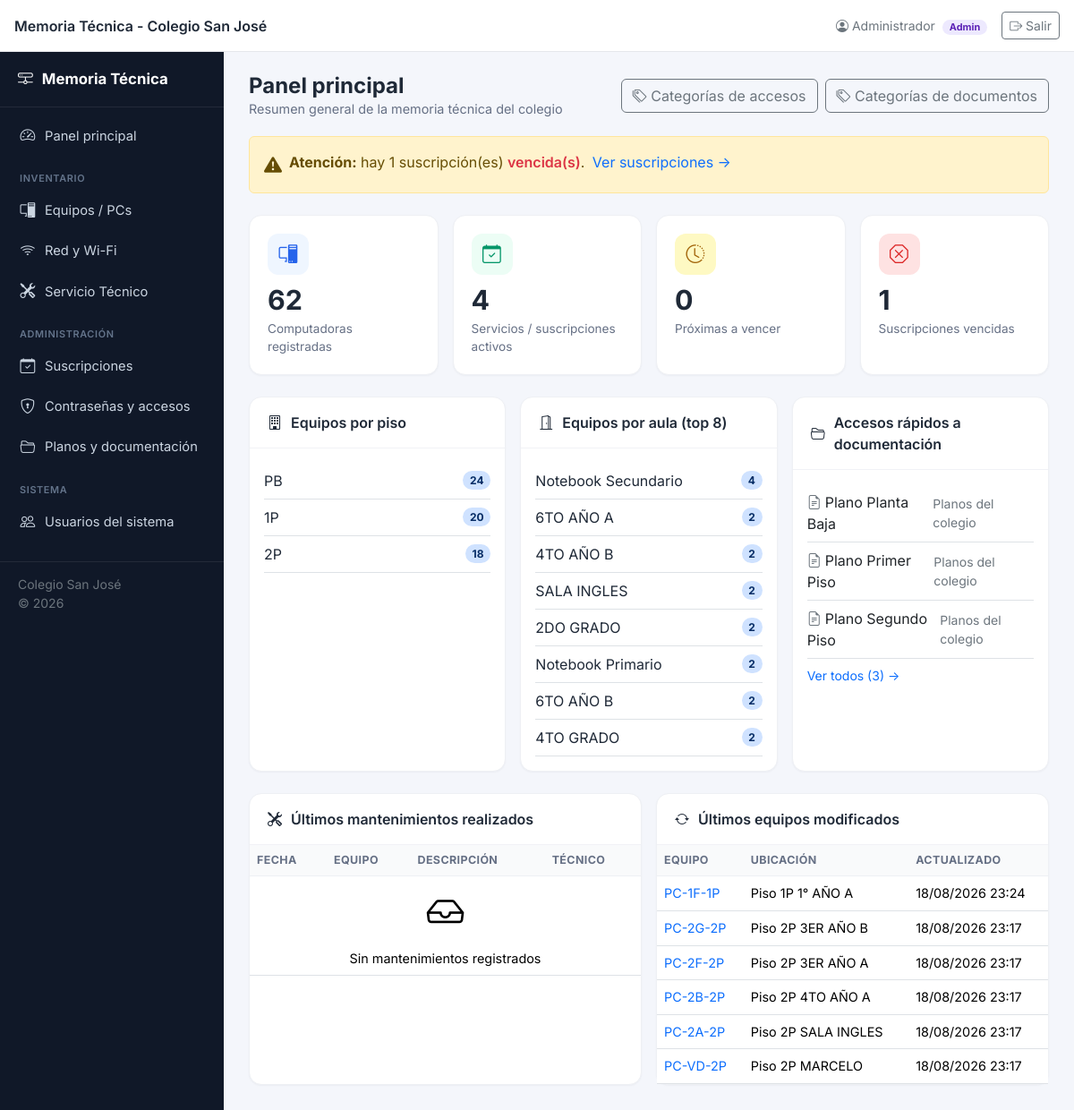
Page / (signed in) on the committed database.
### tables this page shows
CREATE TABLE documentos (
  id INT AUTO_INCREMENT PRIMARY KEY,
  categoria_id INT NULL,
  nombre VARCHAR(200) NOT NULL,
  descripcion TEXT NULL,
  archivo_path VARCHAR(255) NOT NULL,
  archivo_original VARCHAR(255) NOT NULL,
  tipo_archivo VARCHAR(50) NULL,
  tamano_bytes BIGINT NULL,
  fecha_subida DATETIME NOT NULL DEFAULT CURRENT_TIMESTAMP,
  subido_por INT NULL,
  FOREIGN KEY (categoria_id) REFERENCES categorias_documentos(id) ON DELETE SET NULL,
  FOREIGN KEY (subido_por) REFERENCES usuarios_sistema(id) ON DELETE SET NULL
);

CREATE TABLE categorias_documentos (
  id INT AUTO_INCREMENT PRIMARY KEY,
  nombre VARCHAR(100) NOT NULL UNIQUE
);

CREATE TABLE equipos (
  id INT AUTO_INCREMENT PRIMARY KEY,
  nombre_pc VARCHAR(100) NOT NULL,
  mac VARCHAR(50) NULL,
  ip VARCHAR(50) NULL,
  subred VARCHAR(50) NULL,
  tipo_conexion ENUM('cableada','wifi') NOT NULL DEFAULT 'cableada',
  aula VARCHAR(100) NULL,
  sala VARCHAR(100) NULL,
  piso VARCHAR(50) NULL,
  curso VARCHAR(100) NULL,
  sistema_operativo VARCHAR(100) NULL,
  usuario_asignado VARCHAR(150) NULL,
  anydesk_id VARCHAR(50) NULL,
  anydesk_password_cifrada TEXT NULL,
  anydesk_iv VARCHAR(64) NULL,
  claves_info TEXT NULL,
  observaciones TEXT NULL,
  estado ENUM('activo','en_reparacion','de_baja') NOT NULL DEFAULT 'activo',
  created_at DATETIME NOT NULL DEFAULT CURRENT_TIMESTAMP,
  updated_at DATETIME NOT NULL DEFAULT CURRENT_TIMESTAMP ON UPDATE CURRENT_TIMESTAMP
);

### includes/auth.php (called while the page is built, shortened)
<?php
function currentUser(): ?array
{
    return $_SESSION['usuario'] ?? null;
}
function isAdmin(): bool
{
    $user = currentUser();
    return $user && $user['rol'] === 'admin';
}
function baseUrl(): string
{
    static $base = null;
    if ($base === null) {
        $projectRoot = str_replace('\\', '/', dirname(__DIR__));
        $docRoot = str_replace('\\', '/', rtrim($_SERVER['DOCUMENT_ROOT'] ?? '', '/'));
        $rel = str_replace($docRoot, '', $projectRoot);
        $base = rtrim($rel, '/') . '/';
    }
    return $base;
}

### includes/functions.php (called while the page is built, shortened)
<?php
function h($value): string
{
    return htmlspecialchars((string)($value ?? ''), ENT_QUOTES, 'UTF-8');
}
function diasHasta(string $fecha): int
{
    $hoy = new DateTime('today');
    $venc = new DateTime($fecha);
    return (int)$hoy->diff($venc)->format('%r%a');
}
function estadoSuscripcion(string $fechaVencimiento, int $diasAlerta = 30): array
{
    $dias = diasHasta($fechaVencimiento);
    if ($dias < 0) {
        return ['estado' => 'vencido', 'label' => 'Vencido', 'color' => 'danger', 'icon' => '🔴'];
    }
    return ['estado' => 'vigente', 'label' => 'Vigente', 'color' => 'success', 'icon' => '🟢'];
}
function formatFechaHora(?string $fecha): string
{
    try {
        $d = new DateTime($fecha);
        return $d->format('d/m/Y H:i');
    } catch (Exception $e) {
        return $fecha;
    }
}

### index.php (the view, shortened to what this page needs)
<?php
require_once __DIR__ . '/includes/functions.php';
require_once __DIR__ . '/includes/auth.php';
$db = getDB();
$totalEquipos = (int)$db->query('SELECT COUNT(*) c FROM equipos')->fetch()['c'];
$porPiso = $db->query("SELECT COALESCE(NULLIF(piso,''),'Sin definir') piso, COUNT(*) c FROM equipos GROUP BY piso ORDER BY c DESC")->fetchAll();
$porAula = $db->query("SELECT COALESCE(NULLIF(aula,''),'Sin definir') aula, COUNT(*) c FROM equipos GROUP BY aula ORDER BY c DESC LIMIT 8")->fetchAll();
$suscActivas = (int)$db->query('SELECT COUNT(*) c FROM suscripciones WHERE activo = 1')->fetch()['c'];
$todasSusc = $db->query('SELECT * FROM suscripciones WHERE activo = 1')->fetchAll();
$proximas = [];
$vencidas = [];
foreach ($todasSusc as $s) {
    $est = estadoSuscripcion($s['fecha_vencimiento']);
    if ($est['estado'] === 'vencido') $vencidas[] = $s + ['_estado' => $est];
}
usort($proximas, fn($a, $b) => strcmp($a['fecha_vencimiento'], $b['fecha_vencimiento']));
usort($vencidas, fn($a, $b) => strcmp($a['fecha_vencimiento'], $b['fecha_vencimiento']));
$ultimosMantenimientos = $db->query("
  SELECT m.*, e.nombre_pc FROM mantenimientos m
  JOIN equipos e ON e.id = m.equipo_id
  ORDER BY m.fecha DESC, m.id DESC LIMIT 6
")->fetchAll();
$ultimosEquipos = $db->query("SELECT * FROM equipos ORDER BY updated_at DESC LIMIT 6")->fetchAll();
$documentosRecientes = $db->query("
  SELECT d.*, c.nombre categoria FROM documentos d
  LEFT JOIN categorias_documentos c ON c.id = d.categoria_id
  ORDER BY d.fecha_subida DESC LIMIT 6
")->fetchAll();
$totalDocumentos = (int)$db->query('SELECT COUNT(*) c FROM documentos')->fetch()['c'];
require_once __DIR__ . '/includes/header.php';
require_once __DIR__ . '/includes/layout_start.php';
?>
<div class="page-header">
  <div>
    <h1>Panel principal</h1>
    <div class="subtitle">Resumen general de la memoria técnica del colegio</div>
  </div>
  <?php if (isAdmin()): ?>
  <div class="d-flex gap-2">
    <a href="accesos/categorias.php" class="btn btn-outline-secondary"><i class="bi bi-tags"></i> Categorías de accesos</a>
    <a href="documentacion/categorias.php" class="btn btn-outline-secondary"><i class="bi bi-tags"></i> Categorías de documentos</a>
  </div>
  <?php endif; ?>
</div>
<?php if (count($vencidas) > 0 || count($proximas) > 0): ?>
<div class="alert alert-warning d-flex align-items-start gap-2 mb-4" role="alert">
  <i class="bi bi-exclamation-triangle-fill fs-5"></i>
  <div>
    <strong>Atención:</strong>
    <?php if (count($vencidas) > 0): ?> hay <?= count($vencidas) ?> suscripción(es) <span class="text-danger fw-semibold">vencida(s)</span>.<?php endif; ?>
    <a href="suscripciones/index.php" class="ms-1">Ver suscripciones →</a>
  </div>
</div>
<?php endif; ?>
<div class="row g-3 mb-4">
  <div class="col-6 col-lg-3">
    <div class="stat-card">
      <div class="stat-icon" style="background:#eff6ff;color:#2563eb;"><i class="bi bi-pc-display"></i></div>
      <div class="stat-value"><?= $totalEquipos ?></div>
      <div class="stat-label">Computadoras registradas</div>
    </div>
  </div>
  <div class="col-6 col-lg-3">
    <div class="stat-card">
      <div class="stat-icon" style="background:#ecfdf5;color:#059669;"><i class="bi bi-calendar-check"></i></div>
      <div class="stat-value"><?= $suscActivas ?></div>
      <div class="stat-label">Servicios / suscripciones activos</div>
    </div>
  </div>
  <div class="col-6 col-lg-3">
    <div class="stat-card">
      <div class="stat-icon" style="background:#fef9c3;color:#a16207;"><i class="bi bi-clock-history"></i></div>
      <div class="stat-value"><?= count($proximas) ?></div>
      <div class="stat-label">Próximas a vencer</div>
    </div>
  </div>
  <div class="col-6 col-lg-3">
    <div class="stat-card">
      <div class="stat-icon" style="background:#fee2e2;color:#dc2626;"><i class="bi bi-x-octagon"></i></div>
      <div class="stat-value"><?= count($vencidas) ?></div>
      <div class="stat-label">Suscripciones vencidas</div>
    </div>
  </div>
</div>
<div class="row g-3 mb-4">
  <div class="col-lg-4">
    <div class="card-app h-100">
      <div class="card-app-header"><i class="bi bi-building"></i> Equipos por piso</div>
      <div class="p-3">
        <?php if (!$porPiso): ?>
          <div class="empty-state py-3"><i class="bi bi-inbox"></i>Sin datos</div>
        <?php else: foreach ($porPiso as $p): ?>
          <div class="d-flex justify-content-between align-items-center py-2 border-bottom">
            <span><?= h($p['piso']) ?></span>
            <span class="badge bg-primary-subtle text-primary-emphasis rounded-pill"><?= $p['c'] ?></span>
          </div>
        <?php endforeach; endif; ?>
      </div>
    </div>
  </div>
  <div class="col-lg-4">
    <div class="card-app h-100">
      <div class="card-app-header"><i class="bi bi-door-open"></i> Equipos por aula (top 8)</div>
      <div class="p-3">
        <?php if (!$porAula): ?>
          <div class="empty-state py-3"><i class="bi bi-inbox"></i>Sin datos</div>
        <?php else: foreach ($porAula as $a): ?>
          <div class="d-flex justify-content-between align-items-center py-2 border-bottom">
            <span><?= h($a['aula']) ?></span>
            <span class="badge bg-primary-subtle text-primary-emphasis rounded-pill"><?= $a['c'] ?></span>
          </div>
        <?php endforeach; endif; ?>
      </div>
    </div>
  </div>
  <div class="col-lg-4">
    <div class="card-app h-100">
      <div class="card-app-header"><i class="bi bi-folder2-open"></i> Accesos rápidos a documentación</div>
      <div class="p-3">
        <?php if (!$documentosRecientes): ?>
          <div class="empty-state py-3"><i class="bi bi-inbox"></i>Aún no hay documentos<br>
            <a href="documentacion/index.php" class="small">Subir el primero →</a></div>
        <?php else: foreach ($documentosRecientes as $d): ?>
          <a href="<?= baseUrl() ?><?= UPLOADS_URL ?>/<?= h($d['archivo_path']) ?>" target="_blank" class="d-flex justify-content-between align-items-center py-2 border-bottom text-decoration-none text-dark">
            <span><i class="bi bi-file-earmark-text me-1 text-secondary"></i><?= h($d['nombre']) ?></span>
            <span class="text-secondary small"><?= h($d['categoria'] ?? '') ?></span>
          </a>
        <?php endforeach; ?>
        <a href="documentacion/index.php" class="small d-inline-block mt-2">Ver todos (<?= $totalDocumentos ?>) →</a>
        <?php endif; ?>
      </div>
    </div>
  </div>
</div>
<div class="row g-3">
  <div class="col-lg-6">
    <div class="card-app h-100">
      <div class="card-app-header"><i class="bi bi-tools"></i> Últimos mantenimientos realizados</div>
      <div class="table-responsive">
        <table class="table table-app mb-0">
          <thead><tr><th>Fecha</th><th>Equipo</th><th>Descripción</th><th>Técnico</th></tr></thead>
          <tbody>
          <?php if (!$ultimosMantenimientos): ?>
            <tr><td colspan="4" class="empty-state"><i class="bi bi-inbox"></i>Sin mantenimientos registrados</td></tr>
          <?php else: foreach ($ultimosMantenimientos as $m): ?>
            <tr>
              <td><?= formatFecha($m['fecha']) ?></td>
              <td><a href="equipos/ver.php?id=<?= (int)$m['equipo_id'] ?>"><?= h($m['nombre_pc']) ?></a></td>
              <td class="text-truncate" style="max-width:220px;"><?= h($m['descripcion']) ?></td>
              <td><?= h($m['tecnico']) ?></td>
            </tr>
          <?php endforeach; endif; ?>
          </tbody>
        </table>
      </div>
    </div>
  </div>
  <div class="col-lg-6">
    <div class="card-app h-100">
      <div class="card-app-header"><i class="bi bi-arrow-repeat"></i> Últimos equipos modificados</div>
      <div class="table-responsive">
        <table class="table table-app mb-0">
          <thead><tr><th>Equipo</th><th>Ubicación</th><th>Actualizado</th></tr></thead>
          <tbody>
          <?php if (!$ultimosEquipos): ?>
            <tr><td colspan="3" class="empty-state"><i class="bi bi-inbox"></i>Sin equipos registrados</td></tr>
          <?php else: foreach ($ultimosEquipos as $e): ?>
            <tr>
              <td><a href="equipos/ver.php?id=<?= (int)$e['id'] ?>"><?= h($e['nombre_pc']) ?></a></td>
              <td><?= h(trim(($e['piso'] ? 'Piso ' . $e['piso'] : '') . ' ' . $e['aula'])) ?: '-' ?></td>
              <td><?= formatFechaHora($e['updated_at']) ?></td>
            </tr>
          <?php endforeach; endif; ?>
          </tbody>
        </table>
      </div>
    </div>
  </div>
</div>
<?php require_once __DIR__ . '/includes/footer.php'; ?>

### assets/css/style.css (style rules this page uses)
:root { --brand: #2563eb; --brand-dark: #1d4ed8; --brand-light: #eff6ff; --sidebar-w: 250px; --topbar-h: 58px; --bg: #f4f6fb; --card-radius: 14px; }
* { box-sizing: border-box; }
body { font-family: 'Inter', -apple-system, BlinkMacSystemFont, 'Segoe UI', sans-serif; background: var(--bg); color: #1f2937; }
a { text-decoration: none; }
body.with-sidebar { padding-top: var(--topbar-h); }
.stat-card { background: #fff; border-radius: var(--card-radius); padding: 20px; border: 1px solid #eef0f4; box-shadow: 0 1px 2px rgba(16,24,40,0.04); height: 100%; }
.stat-card .stat-icon { width: 46px; height: 46px; border-radius: 12px; display: flex; align-items: center; justify-content: center; font-size: 1.3rem; margin-bottom: 12px; }
.stat-card .stat-value { font-size: 1.9rem; font-weight: 700; line-height: 1.1; }
.stat-card .stat-label { color: #667085; font-size: .85rem; margin-top: 4px; }
.card-app { background: #fff; border-radius: var(--card-radius); border: 1px solid #eef0f4; box-shadow: 0 1px 2px rgba(16,24,40,0.04); }
.card-app .card-app-header { padding: 16px 20px; border-bottom: 1px solid #f1f2f6; font-weight: 600; display: flex; align-items: center; justify-content: between; gap: 10px; }
.page-header { display: flex; align-items: center; justify-content: space-between; flex-wrap: wrap; gap: 12px; margin-bottom: 20px; }
.page-header h1 { font-size: 1.5rem; font-weight: 700; margin: 0; }
.page-header .subtitle { color: #667085; font-size: .9rem; }
.table-app thead th { background: #f9fafb; font-size: .78rem; text-transform: uppercase; letter-spacing: .03em; color: #667085; border-bottom: 1px solid #eef0f4; white-space: nowrap; }
.table-app td { vertical-align: middle; font-size: .9rem; }
.empty-state { text-align: center; padding: 50px 20px; color: #98a2b3; }
.empty-state i { font-size: 2.6rem; margin-bottom: 10px; display: block; }

### rows in the picture
documentos: nombre "Plano Planta Baja", categoria.nombre "Planos del colegio"
documentos: nombre "Plano Primer Piso", categoria.nombre "Planos del colegio"
documentos: nombre "Plano Segundo Piso", categoria.nombre "Planos del colegio"
equipos: nombre_pc "PC-1F-1P", piso+aula "Piso 1P 1° AÑO A", updated_at "18/08/2026 23:24"
equipos: nombre_pc "PC-2G-2P", piso+aula "Piso 2P 3ER AÑO B", updated_at "18/08/2026 23:17"
equipos: nombre_pc "PC-2F-2P", piso+aula "Piso 2P 3ER AÑO A", updated_at "18/08/2026 23:17"
equipos: nombre_pc "PC-2B-2P", piso+aula "Piso 2P 4TO AÑO A", updated_at "18/08/2026 23:17"
equipos: nombre_pc "PC-2A-2P", piso+aula "Piso 2P SALA INGLES", updated_at "18/08/2026 23:17"
equipos: nombre_pc "PC-VD-2P", piso+aula "Piso 2P MARCELO", updated_at "18/08/2026 23:17"

### other values in the picture
APP_NAME "Memoria Técnica - Colegio San José"
$user['nombre'] "Administrador"
$user['rol'] "Admin"
count($vencidas) "1"
$totalEquipos "62"
$suscActivas "4"
count($proximas) "0"
$p['piso'] "PB"
$p['c'] "24"
$p['piso'] "1P"
$p['c'] "20"
$p['piso'] "2P"
$p['c'] "18"
$a['aula'] "Notebook Secundario"
$a['c'] "4"
